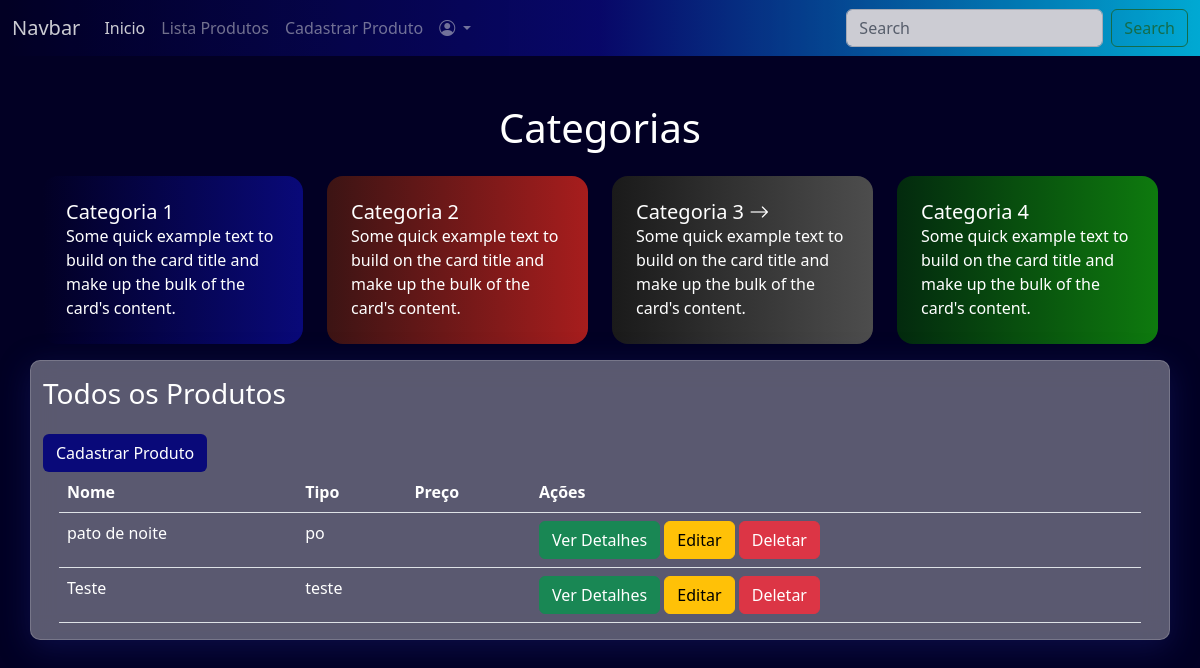
The page /produtos/listaprodutos.php on the database as committed earlier.
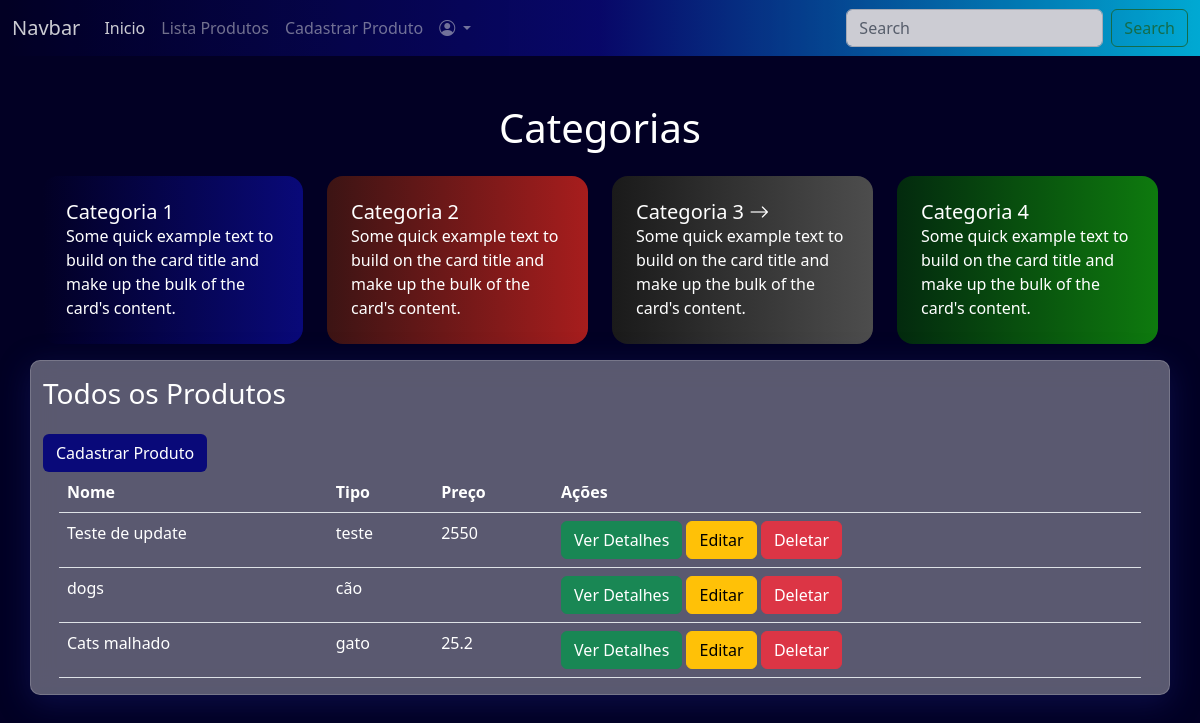
The same page on the database as committed later.
### tables this page shows
CREATE TABLE produtos(
id INTEGER PRIMARY KEY AUTOINCREMENT,
nome TEXT,
tipo TEXT,
descricao TEXT,
preco REAL,
quantidade INTEGER,
imagem TEXT
);

### produtos/listaprodutos.php (the view)
<?php
include '../configuracao/conexao.php';
include '../componentes/header.php';
$todosProdutos = "SELECT * FROM produtos";
$Produtos = $db->query($todosProdutos);
?>
<section class="py-5">
  <main class="container text-white">
    <h1 class="text-center">Categorias</h1>
    <div class="row py-3">
      <div class="col-3">
        <div class="p-4 rounded-4 cat-1">
          <div class="card-body">
            <h5 class="card-title">Categoria 1</h5>
            <p class="card-text">Some quick example text to build on the card title and make up the bulk of the card's content.</p>
          </div>
        </div>
      </div>
      <div class="col-3">
        <div class="p-4 rounded-4 cat-2">
          <div class="card-body">
            <h5 class="card-title">Categoria 2</h5>
            <p class="card-text">Some quick example text to build on the card title and make up the bulk of the card's content.</p>
          </div>
        </div>
      </div>
      <div class="col-3">
        <div class="p-4 rounded-4 cat-3">
          <div class="card-body">
            <h5 class="card-title">Categoria 3 <i class="bi bi-arrow-right"></i></h5>
            <p class="card-text">Some quick example text to build on the card title and make up the bulk of the card's content.</p>
          </div>
        </div>
      </div>
      <div class="col-3">
        <div class="p-4 rounded-4 cat-4">
          <div class="card-body">
            <h5 class="card-title">Categoria 4</h5>
            <p class="card-text">Some quick example text to build on the card title and make up the bulk of the card's content.</p>
          </div>
        </div>
      </div>
    </div>
  </main>
  <div class="container efeito-vidro">
    <div class="py-3">
      <h3>
        Todos os Produtos
      </h3>
    </div>
    <div>
      <a href="cadastro.php" class="btn btn-blue">Cadastrar Produto</a>
    </div>
    <div class="table-responsive px-3">
      <table class="table text-white">
        <thead>
          <tr>
            <th>Nome</th>
            <th>Tipo</th>
            <th>Preço</th>
            <th>Ações</th>
          </tr>
        </thead>
        <tbody>
          <?php
          while ($produto = $Produtos->fetchArray()) {
          ?>
            <tr>
              <td><?php echo $produto['nome'] ?></td>
              <td><?php echo $produto['tipo'] ?></td>
              <td><?php echo $produto['preco'] ?></td>
              <td>
                <a href="item.php?u_id=<?php echo $produto['id']; ?>" class="btn btn-success">Ver Detalhes</a>
                <a href="./editarproduto.php?id=<?php echo $produto['id']; ?>" class="btn btn-warning">Editar</a>
                <a href="delete.php?u_id=<?php echo $produto['id']; ?>" class="btn btn-danger">Deletar</a>
              </td>
            </tr>
          <?php
          }
          ?>
        </tbody>
      </table>
    </div>
  </div>
</section>
<?php
include '../componentes/footer.php';
?>

### componentes/header.php (shortened to what this page needs)
<!doctype html>
<html lang="pt-br">
<head>
  <link href="https://cdn.jsdelivr.net/npm/bootstrap@5.2.1/dist/css/bootstrap.min.css" rel="stylesheet">
  <link rel="stylesheet" href="https://cdn.jsdelivr.net/npm/bootstrap-icons@1.9.1/font/bootstrap-icons.css">
  <link rel="stylesheet" href="../componentes/estilo.css">
</head>
<body class="bg-2">
  <nav  class="navbar navbar-expand-lg bg-1 navbar-dark opacidade sticky-top">
    <div class="container-fluid">
      <a class="navbar-brand" href="#">Navbar</a>
      <div class="collapse navbar-collapse" id="navbarSupportedContent">
        <ul class="navbar-nav me-auto mb-2 mb-lg-0">
          <li class="nav-item">
            <a class="nav-link active" aria-current="page" href="../index.php">Inicio</a>
          </li>
          <li class="nav-item">
            <a class="nav-link" href="../produtos/listaprodutos.php">Lista Produtos</a>
          </li>
          <li class="nav-item">
            <a class="nav-link" href="../produtos/cadastro.php" >Cadastrar Produto</a>
          </li>
          <li class="nav-item dropdown">
            <a class="nav-link dropdown-toggle" href="#" role="button" data-bs-toggle="dropdown" aria-expanded="false">
              <i class="bi bi-person-circle"></i>
            </a>
          </li>
        </ul>
        <form class="d-flex" role="search">
          <input class="form-control me-2" type="search" placeholder="Search" aria-label="Search">
          <button class="btn btn-outline-success" type="submit">Search</button>
        </form>
      </div>
    </div>
  </nav>

### componentes/footer.php (shortened to what this page needs)
</body>
</html>

### componentes/estilo.css (style rules this page uses)
.bg-1 { background-image: linear-gradient(to right, #020024, #090979, #00d4ff); }
.opacidade { opacity: 0.8; }
.bg-2 { background-color: #020024; }
.efeito-vidro { background: rgba(255, 255, 255, 0.35); box-shadow: 0 8px 32px 0 rgba(31, 38, 135, 0.37); backdrop-filter: blur(13.5px); -webkit-backdrop-filter: blur(13.5px); border-radius: 10px; border: 1px solid rgba(255, 255, 255, 0.18); color: #fff; }
.btn-blue { background-color: #090979; color: #fff; }
.cat-1 { background-image: linear-gradient(to right, #020024, #090979); transition: 0.3s; }
.cat-2 { background-image: linear-gradient(to right, #3c1414, #a71d1d); transition: 0.3s; }
.cat-3 { background-image: linear-gradient(to right, #1a1a1a, #4d4d4d); transition: 0.3s; }
.cat-4 { background-image: linear-gradient(to right, #032a0e, #0e7a0e); transition: 0.3s; }

Rows that differ between the two databases and show on the page:
removed produtos: nome "pato de noite", tipo "po"
changed produtos "teste": nome "Teste" → "Teste de update"; preco (not shown) → "2550"
added produtos: nome "dogs", tipo "cão"
added produtos: nome "Cats malhado", tipo "gato", preco "25.2"
